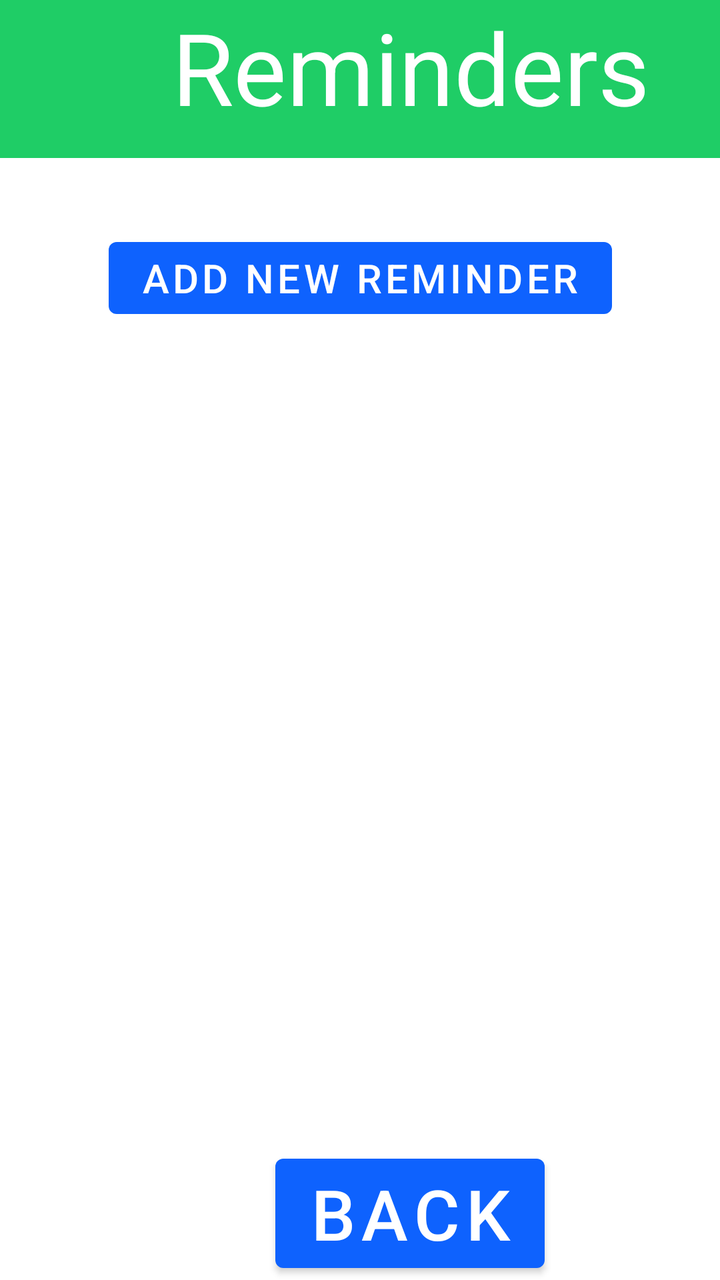
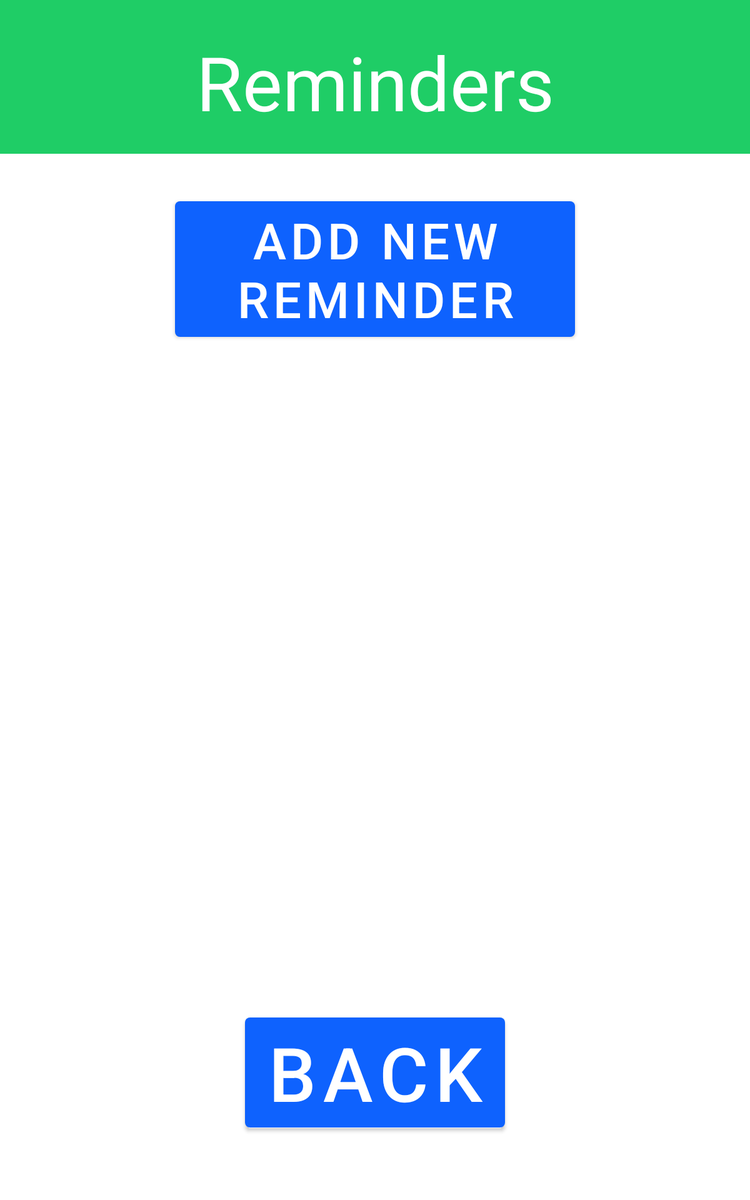

First picture: res/layout/ on a phone held upright. Second picture: the repository's own variant of that layout, on a device whose configuration matches the variant's folder. Source for both follows.
<!-- AndroidManifest.xml: application theme Theme.FISEV2Concierge -->
<!-- res/layout/activity_view_reminders.xml -->
<?xml version="1.0" encoding="utf-8"?>
<androidx.constraintlayout.widget.ConstraintLayout
    xmlns:android="http://schemas.android.com/apk/res/android"
    xmlns:app="http://schemas.android.com/apk/res-auto"
    xmlns:tools="http://schemas.android.com/tools"
    android:layout_width="match_parent"
    android:layout_height="match_parent">


    <androidx.constraintlayout.widget.Guideline
        android:id="@+id/guideline70"
        android:layout_width="wrap_content"
        android:layout_height="wrap_content"
        android:orientation="vertical"
        app:layout_constraintGuide_begin="86dp" />

    <ImageView
        android:id="@+id/headerBox"
        android:layout_width="match_parent"
        android:layout_height="79dp"
        android:contentDescription="@string/header_description"
        app:layout_constraintEnd_toEndOf="parent"
        app:layout_constraintStart_toStartOf="parent"
        app:layout_constraintTop_toTopOf="parent"
        app:srcCompat="@drawable/box" />

    <TextView
        android:id="@+id/viewRemindersView"
        android:layout_width="wrap_content"
        android:layout_height="wrap_content"
        android:text="Reminders"
        android:textSize="50sp"
        android:textColor="@color/white"
        app:layout_constraintBottom_toTopOf="@+id/addNewReminder"
        app:layout_constraintEnd_toStartOf="@+id/guideline69"
        app:layout_constraintHorizontal_bias="0.497"
        app:layout_constraintStart_toStartOf="@+id/guideline70"
        app:layout_constraintTop_toTopOf="parent"
        app:layout_constraintVertical_bias="0.0" />

    <Button
        android:id="@+id/backButtonViewReminders"
        android:layout_width="wrap_content"
        android:layout_height="wrap_content"
        android:text="Back"
        android:textColor="@color/white"
        android:textSize="35sp"
        app:backgroundTint="#0e62fe"
        app:layout_constraintBottom_toBottomOf="parent"
        app:layout_constraintEnd_toStartOf="@+id/guideline69"
        app:layout_constraintStart_toStartOf="@+id/guideline70" />

    <Button
        android:id="@+id/addNewReminder"
        android:layout_width="wrap_content"
        android:layout_height="wrap_content"
        android:text="Add New Reminder"
        android:textSize="20sp"
        app:backgroundTint="#0e62fe"
        app:layout_constraintBottom_toTopOf="@+id/guideline67"
        app:layout_constraintEnd_toEndOf="parent"
        app:layout_constraintStart_toStartOf="parent" />

    <ImageView
        android:id="@+id/imageView"
        android:layout_width="83dp"
        android:layout_height="42dp"
        app:layout_constraintBottom_toBottomOf="parent"
        app:layout_constraintStart_toStartOf="parent"
        app:srcCompat="@drawable/ibm_logo" />

    <ImageView
        android:id="@+id/imageView2"
        android:layout_width="61dp"
        android:layout_height="34dp"
        app:layout_constraintBottom_toBottomOf="parent"
        app:layout_constraintEnd_toEndOf="parent"
        app:srcCompat="@drawable/ucl_logo" />

    <androidx.constraintlayout.widget.Guideline
        android:id="@+id/guideline66"
        android:layout_width="wrap_content"
        android:layout_height="wrap_content"
        android:orientation="horizontal"
        app:layout_constraintGuide_begin="743dp" />

    <androidx.constraintlayout.widget.Guideline
        android:id="@+id/guideline67"
        android:layout_width="wrap_content"
        android:layout_height="wrap_content"
        android:orientation="horizontal"
        app:layout_constraintGuide_begin="163dp" />

    <androidx.constraintlayout.widget.Guideline
        android:id="@+id/guideline69"
        android:layout_width="wrap_content"
        android:layout_height="wrap_content"
        android:orientation="vertical"
        app:layout_constraintGuide_begin="324dp" />

    <ListView
        android:id="@+id/remindersListView"
        android:layout_width="match_parent"
        android:layout_height="200dp"
        android:layout_marginTop="12dp"
        app:layout_constraintEnd_toEndOf="parent"
        app:layout_constraintHorizontal_bias="0.0"
        app:layout_constraintStart_toStartOf="parent"
        app:layout_constraintTop_toTopOf="@+id/guideline67"
        android:fadeScrollbars="false"
        android:scrollbarThumbVertical="@drawable/scrollbar"
        android:scrollbarSize="12dip"
        android:scrollbarAlwaysDrawVerticalTrack="true"/>

</androidx.constraintlayout.widget.ConstraintLayout>
<!-- resources referenced by this layout -->
<resources>
  <color name="white">#FFFFFFFF</color>
  <!-- drawable box (drawable) -->
  <?xml version="1.0" encoding="utf-8"?>
  
  <shape xmlns:android="http://schemas.android.com/apk/res/android"
      android:shape="rectangle">
  <stroke
      android:width="2dp"
      android:color="#1FCD66" />
  <solid
      android:color="#1FCD66"/>
  </shape>
  <!-- drawable scrollbar (drawable) -->
  <?xml version="1.0" encoding="utf-8"?>
  <shape xmlns:android="http://schemas.android.com/apk/res/android" >
  
      <gradient
          android:angle="45"
          android:centerColor="@color/black"
          android:endColor="@color/black"
          android:startColor="@color/black"
          android:scrollbarSize="12dip" />
  
  </shape>
  <string name="header_description">Header</string>
  <style name="Theme.FISEV2Concierge" parent="Theme.MaterialComponents.DayNight.DarkActionBar">
          
          <item name="colorPrimary">@color/custom_green</item>
          <item name="colorPrimaryVariant">@color/custom_green</item>
          <item name="colorOnPrimary">@color/white</item>
          
          <item name="colorSecondary">@color/teal_200</item>
          <item name="colorSecondaryVariant">@color/teal_700</item>
          <item name="colorOnSecondary">@color/black</item>
          
          <item name="android:statusBarColor" tools:targetApi="l">?attr/colorPrimaryVariant</item>
          
      </style>
  <color name="black">#FF000000</color>
  <color name="custom_green">#1FCD66</color>
  <color name="teal_200">#FF03DAC5</color>
  <color name="teal_700">#FF018786</color>
</resources>
<!-- res/layout-sw600dp/activity_view_reminders.xml (the repository's variant of the layout above) -->
<!-- drawn on a 7-inch tablet held upright -->
<?xml version="1.0" encoding="utf-8"?>
<androidx.constraintlayout.widget.ConstraintLayout
    xmlns:android="http://schemas.android.com/apk/res/android"
    xmlns:app="http://schemas.android.com/apk/res-auto"
    xmlns:tools="http://schemas.android.com/tools"
    android:layout_width="match_parent"
    android:layout_height="match_parent">


    <ImageView
        android:id="@+id/headerBox"
        android:layout_width="800dp"
        android:layout_height="123dp"
        android:contentDescription="@string/header_description"
        app:layout_constraintEnd_toEndOf="parent"
        app:layout_constraintStart_toStartOf="parent"
        app:layout_constraintTop_toTopOf="parent"
        app:srcCompat="@drawable/box" />

    <TextView
        android:id="@+id/viewRemindersView"
        android:layout_width="wrap_content"
        android:layout_height="wrap_content"
        android:text="Reminders"
        android:textColor="@color/white"
        android:textSize="60sp"
        app:layout_constraintBottom_toTopOf="@+id/addNewReminder"
        app:layout_constraintEnd_toEndOf="@+id/headerBox"
        app:layout_constraintStart_toStartOf="@+id/headerBox"
        app:layout_constraintTop_toTopOf="parent"
        app:layout_constraintVertical_bias="0.337" />

    <Button
        android:id="@+id/backButtonViewReminders"
        android:layout_width="wrap_content"
        android:layout_height="wrap_content"
        android:layout_marginBottom="52dp"
        android:text="Back"
        android:textColor="@color/white"
        android:textSize="60sp"
        app:backgroundTint="#0e62fe"
        app:layout_constraintBottom_toBottomOf="parent"
        app:layout_constraintEnd_toEndOf="parent"
        app:layout_constraintStart_toStartOf="parent" />

    <Button
        android:id="@+id/addNewReminder"
        android:layout_width="wrap_content"
        android:layout_height="wrap_content"
        android:layout_marginTop="32dp"
        android:text="Add New Reminder"
        android:textColor="@color/white"
        android:textSize="40sp"
        app:backgroundTint="#0e62fe"
        app:layout_constraintEnd_toEndOf="parent"
        app:layout_constraintStart_toStartOf="parent"
        app:layout_constraintTop_toBottomOf="@+id/headerBox" />

    <ImageView
        android:id="@+id/imageView"
        android:layout_width="90dp"
        android:layout_height="39dp"
        app:layout_constraintBottom_toBottomOf="parent"
        app:layout_constraintStart_toStartOf="parent"
        app:srcCompat="@drawable/ibm_logo" />

    <ImageView
        android:id="@+id/imageView2"
        android:layout_width="61dp"
        android:layout_height="34dp"
        app:layout_constraintBottom_toBottomOf="parent"
        app:layout_constraintEnd_toEndOf="parent"
        app:srcCompat="@drawable/ucl_logo" />

    <ListView
        android:id="@+id/remindersListView"
        android:layout_width="match_parent"
        android:layout_height="400dp"
        android:layout_marginTop="44dp"
        app:layout_constraintEnd_toEndOf="parent"
        app:layout_constraintHorizontal_bias="0.0"
        app:layout_constraintStart_toStartOf="parent"
        app:layout_constraintTop_toBottomOf="@+id/addNewReminder" />

</androidx.constraintlayout.widget.ConstraintLayout>
<!-- resources referenced by the variant -->
<!-- as a 7-inch tablet held upright resolves them -->
<resources>
  <color name="white">#FFFFFFFF</color>
  <!-- drawable box (drawable) -->
  <?xml version="1.0" encoding="utf-8"?>
  
  <shape xmlns:android="http://schemas.android.com/apk/res/android"
      android:shape="rectangle">
  <stroke
      android:width="2dp"
      android:color="#1FCD66" />
  <solid
      android:color="#1FCD66"/>
  </shape>
  <string name="header_description">Header</string>
  <style name="Theme.FISEV2Concierge" parent="Theme.MaterialComponents.DayNight.DarkActionBar">
          
          <item name="colorPrimary">@color/custom_green</item>
          <item name="colorPrimaryVariant">@color/custom_green</item>
          <item name="colorOnPrimary">@color/white</item>
          
          <item name="colorSecondary">@color/teal_200</item>
          <item name="colorSecondaryVariant">@color/teal_700</item>
          <item name="colorOnSecondary">@color/black</item>
          
          <item name="android:statusBarColor" tools:targetApi="l">?attr/colorPrimaryVariant</item>
          
      </style>
  <color name="custom_green">#1FCD66</color>
  <color name="teal_200">#FF03DAC5</color>
  <color name="teal_700">#FF018786</color>
  <color name="black">#FF000000</color>
</resources>
